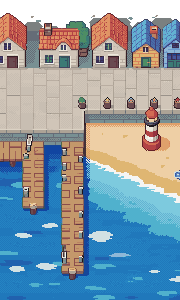
#> input picture assets_src/maps/pixellab/beach_250.png, 180 x 300 px, found by its file name
$ python harbor_mix.py ../pixellab/beach_250.png out.png
#> lines starting #> are read from the running program, lines starting #| are printed output that depends on the picture
# 항구 도시 합치기: 도시 쪽 250, 등대 포함 바닷가(왼쪽) 350, 해변(오른쪽) 250, 해변 위 등대 지움 (경완 11-19)
import sys
from PIL import Image
d=sys.argv[1]
A=Image.open(d+'/beach_250.png').convert('RGBA'); B=Image.open(d+'/beach_350.png').convert('RGBA')
#> further down, A is the input picture: PIL image 180x300 RGBA; mean R, G, B, A 120.7, 139, 150.4, 237.8
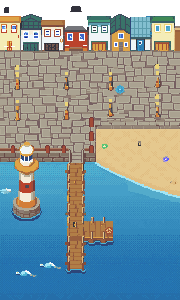
#> input picture assets_src/maps/pixellab/beach_350.png, 180 x 300 px, found by its file name
#> further down, B is the input picture: PIL image 180x300 RGBA; mean R, G, B, A 117.3, 137.1, 141.5, 240
out=A.copy(); pa=A.load(); pb=B.load(); po=out.load()
# 1) 250 해변 위 등대 지우기: 25px(계선주 간격) 왼쪽 칸을 복사
for y in range(100,158):
  for x in range(141,173):
    sx=x-25 if x<167 else x-50
    po[x,y]=pa[sx,y]
# 2) 왼쪽 바닷가: 350 의 축대(y 147~) 를 250 축대 자리(y 135)로 12px 올려 붙임
DY=12
def seam(y): return 86 if y<200 else 116
for y in range(135,300):
  sy=min(299,y+DY)
  if y+DY>299: sy=276+((y+DY-300)%12)
  for x in range(0,seam(y)):
    po[x,y]=pb[x,sy]
  # 이음매 바다는 3px 디더로 섞기
  for k in range(1,4):
    x=seam(y)-1+k
    if x<180 and (x+y)%(k+1)==0: po[x,y]=pb[x,sy]
out.save(sys.argv[2])
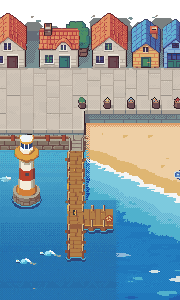
#> saved as out.png: PIL image 180x300 RGBA; mean R, G, B, A 121.2, 140.6, 149.8, 237.8; transparent parts drawn white
# 3) 250 옛 부두 그늘(이음매 오른쪽 짙은 파란 줄) 지우기: 어두운 칸은 오른쪽 바다 칸으로
out=Image.open(sys.argv[2]); po=out.load()
lum=lambda c:(c[0]*3+c[1]*6+c[2])/10
for y in range(140,215):
  for x in range(84,100):
    if x>=seam(y) and lum(po[x,y])<120 and po[x,y][2]>po[x,y][0]+30:
      for dx in range(6,30,2):
        c=pa[min(179,x+dx),y]
        if lum(c)<120: continue
        po[x,y]=c; break
out.save(sys.argv[2])
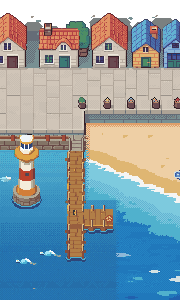
#> saved as out.png: PIL image 180x300 RGBA; mean R, G, B, A 121.3, 140.8, 149.9, 237.8; transparent parts drawn white
# 4) 오른쪽 아래 바다: 250 얕은 물이 끝나는 곳부터는 350 깊은 바다로 (밝기 차 이음매 없앰)
out=Image.open(sys.argv[2]); po=out.load()
for x in range(116,180):
  y0=None
  for y in range(170,296):
    if all(lum(pa[x,y+k])<118 and pa[x,y+k][2]>pa[x,y+k][0]+40 for k in range(4)): y0=y; break
  if y0 is None: continue
  for y in range(y0,300):
    sy=min(299,y+DY)
    if y+DY>299: sy=276+((y+DY-300)%12)
    if y==y0 and x%2: continue
    po[x,y]=pb[x,sy]
out.save(sys.argv[2])
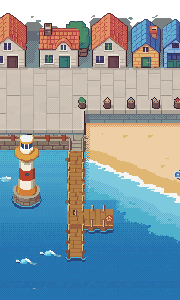
#> saved as out.png: PIL image 180x300 RGBA; mean R, G, B, A 121.3, 139.9, 148.6, 237.8; transparent parts drawn white
